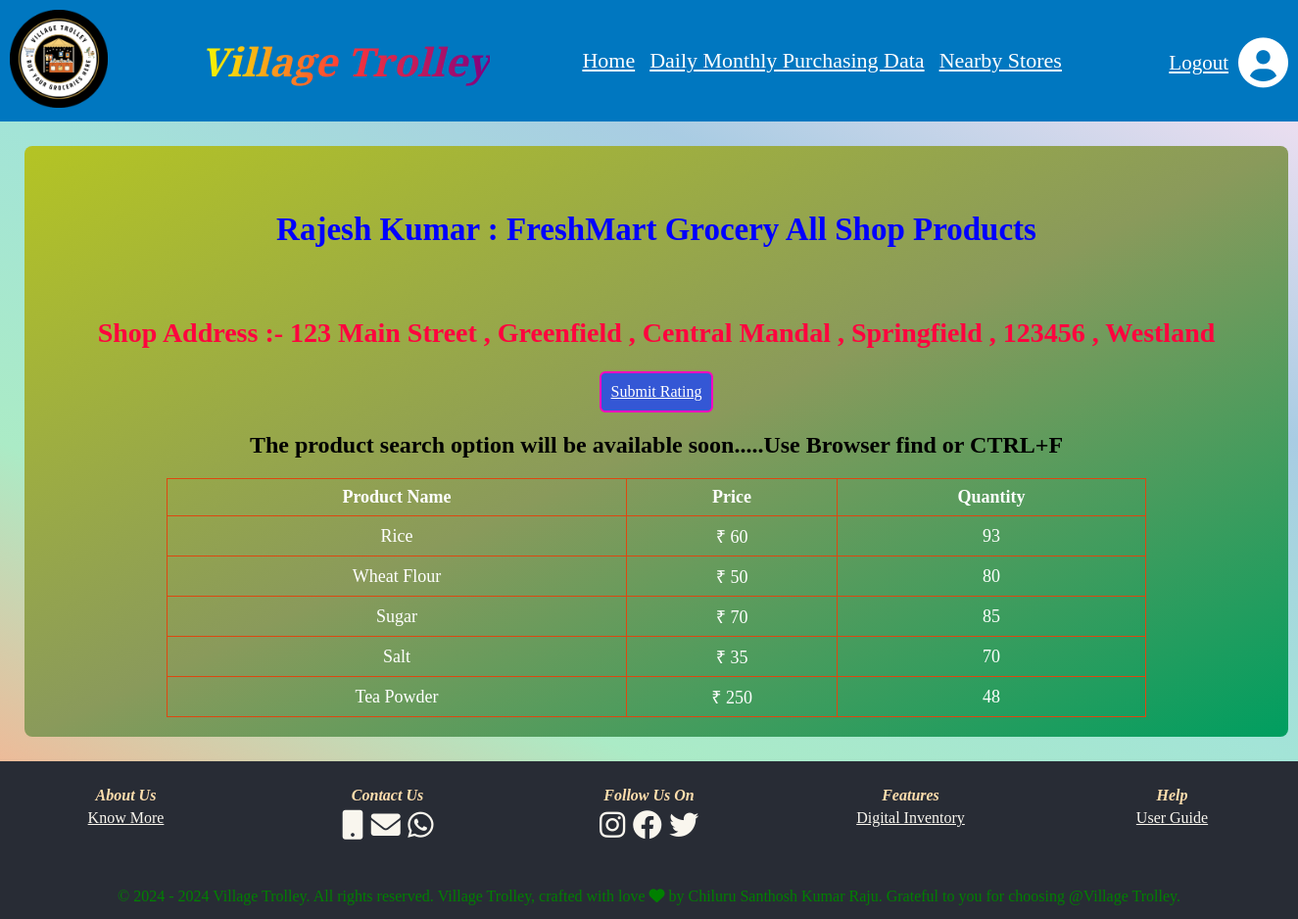
Page /customer_selected_shop_owner_products_data/12/ on the committed database.
### shop_owner_registration_app/models.py (models this page shows, shortened)
class shop_owner_registration_model(models.Model):
    shop_owner_first_name = models.CharField(max_length=250,null=True)
    shop_owner_last_name = models.CharField(max_length=250,null=True)
    shop_owner_shop_name = models.CharField(max_length=250,null=True,unique=True)
    shop_owner_mail_id = models.EmailField(max_length=254,null=True,unique=True)
    shop_owner_phone_number = models.IntegerField(null=True,max_length=10,unique=True)
    shop_owner_street_address = models.CharField(max_length=1500,null=True)
    shop_owner_village_name = models.CharField(max_length=1500,null=True)
    shop_owner_mandal_name = models.CharField(max_length=1500,null=True)
    shop_owner_city_name = models.CharField(max_length=1500,null=True)
    shop_owner_state_name = models.CharField(max_length=1500,null=True)
    shop_owner_pincode = models.IntegerField(max_length=10,null=True)
    shop_owner_password = models.CharField( max_length=50,null=True)
    shop_owner_confirm_password = models.CharField( max_length=50,null=True)

### shop_owner_add_items_app/models.py (models this page shows, shortened)
class shop_owner_add_items(models.Model):
     shop_user_name = models.ForeignKey(shop_owner_registration_model, on_delete=models.CASCADE)
     product_name = models.CharField(max_length=500,null=True)
     product_buying_price = models.IntegerField(null=True)
     product_selling_price = models.IntegerField(null=True)
     product_qunatity = models.IntegerField(null=True)
     product_storage_place = models.CharField(max_length=50,null=True)

### customer_nearbystores_app/views.py (the view)
# urls.py: path('customer_selected_shop_owner_products_data/<int:shop_owner_id>/',customer_selected_shop_owner_products_data, name='customer_selected_shop_owner_products_data'),
def customer_selected_shop_owner_products_data(request, shop_owner_id):
    shop_user_name = get_object_or_404(shop_owner_registration_model, pk=shop_owner_id)
    shop_owner_products = shop_owner_add_items.objects.filter(shop_user_name=shop_user_name)
    context = {
        'shop_owner_first_name': shop_user_name.shop_owner_first_name,
        'shop_owner_last_name': shop_user_name.shop_owner_last_name,
        'shop_owner_shop_name': shop_user_name.shop_owner_shop_name,
        'shop_owner_id': shop_owner_id,
        'shop_owner_products': shop_owner_products,
        'shop_owner_street_address': shop_user_name.shop_owner_street_address,
        'shop_owner_village_name': shop_user_name.shop_owner_village_name,
        'shop_owner_mandal_name': shop_user_name.shop_owner_mandal_name,
        'shop_owner_city_name': shop_user_name.shop_owner_city_name,
        'shop_owner_state_name': shop_user_name.shop_owner_state_name,
        'shop_owner_pincode': shop_user_name.shop_owner_pincode,
    }
    return render(request, 'customer_shop_owner_nearby_shop_products.html', context)

### templates/customer_shop_owner_nearby_shop_products.html
{% extends "customerbase.html" %}
{% load static %}
{% block css %}
    <link rel="stylesheet" href="{% static 'customer_shop_owner_nearby_shop_products.css' %}">
    <link rel="stylesheet" href="https://cdnjs.cloudflare.com/ajax/libs/font-awesome/6.0.0-beta3/css/all.min.css">
{% endblock css%}
{% block content %}
    <section class="shopproductsection">
        <div class="shopproductsectionbox">
            <h1 class="spshead">{{ shop_owner_first_name }} {{ shop_owner_last_name }}  : {{ shop_owner_shop_name }} All Shop Products</h1>
            <h2 style="color: #FF033E; font-size: 28px;"> Shop Address :- {{ shop_owner_street_address }} , {{ shop_owner_village_name}} , {{shop_owner_mandal_name}} ,  {{ shop_owner_city_name }} ,  {{ shop_owner_pincode }} , {{ shop_owner_state_name }} </h2>
            <a href="{% url "submit_rating" %}" class="search-button1">Submit Rating</a>
            <h2>The product search option will be available soon.....Use Browser find or CTRL+F</h2>
<table class="center-table orange-border">
    <thead>
        <tr>
            <th>Product Name</th>
            <th> Price</th>
            <th>Quantity</th>
        </tr>
    </thead>
    <tbody>
        {% if shop_owner_products %}
            {% for product in shop_owner_products %}
            <tr>
                <td>{{ product.product_name }}</td>
                <td> ₹ {{ product.product_selling_price }}</td>
                <td>{{ product.product_qunatity }}</td>
            </tr>
            {% empty %}
            <tr>
                <td colspan="5" style="color:red; text-align:center;">
                    <h1><b>No products found for this shop owner</b></h1>
                </td>
            </tr>
            {% endfor %}
        {% else %}
        <tr>
            <td colspan="5" style="color:red; text-align:center;">
                <h1><b>No products found for this shop owner</b></h1>
            </td>
        </tr>
        {% endif %}
    </tbody>
</table>
        </div>
    </section>
 {% endblock %}

### static/customer_shop_owner_nearby_shop_products.css (style rules this page uses)
.shopproductsection { padding: 25px; height: auto; background: linear-gradient(to bottom left, #EBDEF0, #A9CCE3, #A3E4D7, #ABEBC6, #EDBB99); }
.shopproductsectionbox { width: 1250px; height: auto; margin: 0 auto; border-radius: 8px; display: flex; flex-direction: column; align-items: center; justify-content: center; padding:20px; background: linear-gradient(to bottom right, #B4C424, #8A9A5B, #009E60); }
.spshead { padding: 20px; font-size: 33px; color: #0000FF; }
.search-button1, .submit-button { background-color: #3457D5; color: white; border: 2px solid #FF00BF; padding: 10px; cursor: pointer; border-radius: 6px; transition: background-color 0.3s, border-color 0.3s; }
.search-button1 { min-width: 40px; }
.center-table { width: 80%; border-collapse: collapse; }
.center-table th, .center-table td { border: 1px solid #000; padding: 8px; text-align: center; color: white; font-family: Luminari; font-size: 18px; }
.orange-border th, .orange-border td { border: 1.2px solid rgb(222, 71, 16); }

### rows in the picture
shop_owner_registration_model: shop_owner_first_name "Rajesh", shop_owner_last_name "Kumar", shop_owner_shop_name "FreshMart Grocery", shop_owner_street_address "123 Main Street", shop_owner_village_name "Greenfield", shop_owner_mandal_name "Central Mandal", shop_owner_city_name "Springfield", shop_owner_state_name "Westland"
shop_owner_add_items: product_name "Rice", product_selling_price "60", product_qunatity "93"
shop_owner_add_items: product_name "Wheat Flour", product_selling_price "50", product_qunatity "80"
shop_owner_add_items: product_name "Sugar", product_selling_price "70", product_qunatity "85"
shop_owner_add_items: product_name "Salt", product_selling_price "35", product_qunatity "70"
shop_owner_add_items: product_name "Tea Powder", product_selling_price "250", product_qunatity "48"

### other values in the picture
{{ shop_owner_pincode }} "123456"
